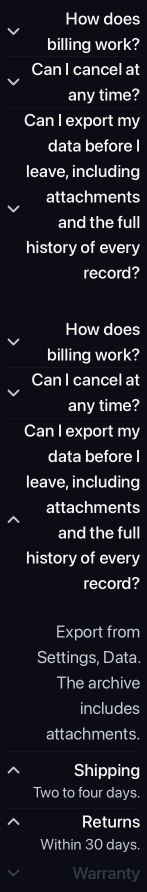
#> input picture platforms/ios/Tests/Snapshots/accordion/accordion.dark.x2.rtl.png, 293 x 1784 px (shown at 1/2 size)
$ python compress-previews.py ../../platforms/ios/Tests/Snapshots/accordion 5
#> lines starting #> are read from the running program, lines starting #| are printed output that depends on the picture
#!/usr/bin/env python3
"""Compress the docs preview PNGs of a folder in place (oxipng, and Pillow when an image is still too big).

Usage: compress-previews.py <folder> [max-bytes]   (default 150000)

Lossless first: images that already use at most 256 colours become palette images; oxipng does the rest.
Only an image that is still over the limit is reduced to 256 colours (no dithering), and the result is kept
only when it is smaller. The totals are printed.
"""
import shutil
import subprocess
import sys
from pathlib import Path

from PIL import Image

folder = Path(sys.argv[1])
limit = int(sys.argv[2]) if len(sys.argv) > 2 else 150_000
oxipng = shutil.which("oxipng") or "/opt/homebrew/bin/oxipng"


def optimise(path: Path) -> None:
    subprocess.run([oxipng, "-o", "4", "--strip", "all", "-q", str(path)], check=True)


total = 0
over = []
files = sorted(folder.glob("*.png"))
for path in files:
    image = Image.open(path).convert("RGB")
#> image is the input picture: PIL image 293x1784 RGB; mean R, G, B 31.4, 31.5, 38.9
    colors = image.getcolors(maxcolors=257) or []
#> colors = 64 items
    if len(colors) in range(1, 257):
        # Exact: the palette is the image's own colours. A quantiser merged near colours (a 252 canvas and a 242 row
        # fill became one 246 grey), which hid the rows of the stack preview.
        palette = [rgb for _, rgb in colors]
#> palette = 64 items, first 6: (12, 16, 20), (28, 32, 40), (32, 32, 36), (172, 176, 184), (152, 156, 164), (48, 52, 56)
        index = {rgb: i for i, rgb in enumerate(palette)}
#> index = 64 items
        exact = Image.new("P", image.size)
#> exact: PIL image 293x1784 P; every value is 0
        exact.putpalette([c for rgb in palette for c in rgb])
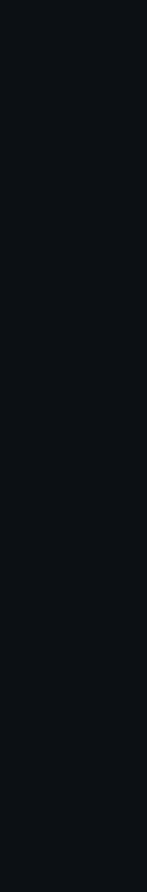
#> exact: PIL image 293x1784 P (shown at 1/2 size); mean R, G, B 12, 16, 20
        exact.putdata([index[rgb] for rgb in image.getdata()])
        exact.save(path)
    else:
        image.save(path)
    optimise(path)
    if path.stat().st_size > limit:
        before = path.read_bytes()
        image.quantize(colors=256, method=Image.Quantize.MEDIANCUT, dither=Image.Dither.NONE).save(path)
        optimise(path)
        if path.stat().st_size >= len(before):
            path.write_bytes(before)
    size = path.stat().st_size
    total += size
    if size > limit:
        over.append((path.name, size))
print(f"{len(files)} previews, {total / 1e6:.1f} MB in total, largest {max((p.stat().st_size for p in files), default=0)} bytes")
for name, size in over:
    print(f"over {limit} bytes: {name} {size}")
